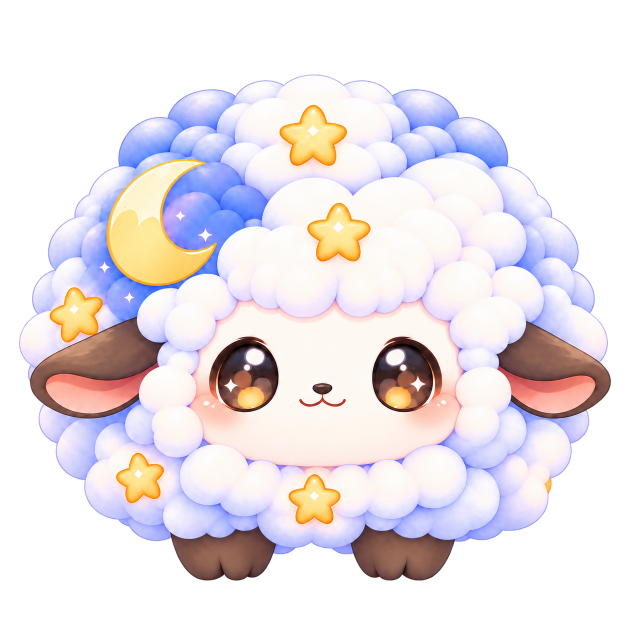
#> input picture assets/grimo/source/carol/approved-3d/carol_front.png, 1254 x 1254 px, found by its file name (shown at 1/2 size)
$ python carol-hero-experience-evidence-v001.py ../../assets/grimo/source/carol/approved-3d
#> lines starting #> are read from the running program, lines starting #| are printed output that depends on the picture
"""Compose the six rendered probe beats and 5-second review video."""
from pathlib import Path
from PIL import Image, ImageDraw, ImageFont
import subprocess
import sys

root = Path(sys.argv[1])
folder = root / 'docs/production/carol/evidence/hero-experience-probe-v001'
authority = root / 'assets/grimo/source/carol/approved-3d/carol_front.png'
comparison = Image.new('RGB',(1440,800),'#f7f6fb')
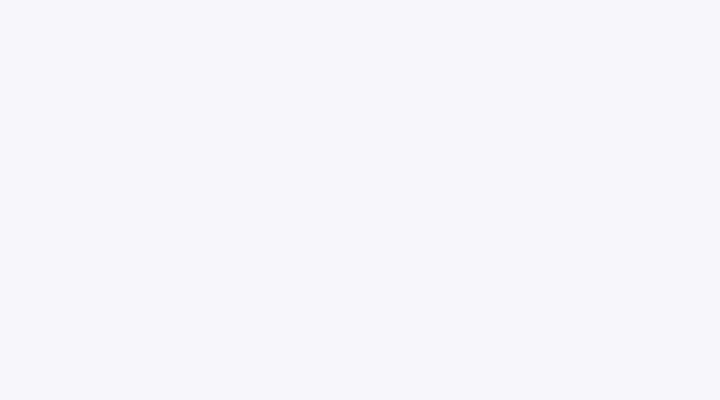
#> comparison: PIL image 1440x800 RGB (shown at 1/2 size); mean R, G, B 247, 246, 251
cdraw = ImageDraw.Draw(comparison)
cmp_font = ImageFont.truetype('C:/Windows/Fonts/segoeui.ttf',27)
for i,(label,file) in enumerate([('Approved Normal Front',authority),('Attempt 2 / fixed Hero neutral',folder/'hero-neutral.png')]):
    source = Image.open(file).convert('RGBA')
#> source is the input picture: PIL image 1254x1254 RGBA; mean R, G, B, A 127.3, 120.1, 125, 146.1
    source.thumbnail((680,690))  # Uniform scaling only; authority aspect is preserved.
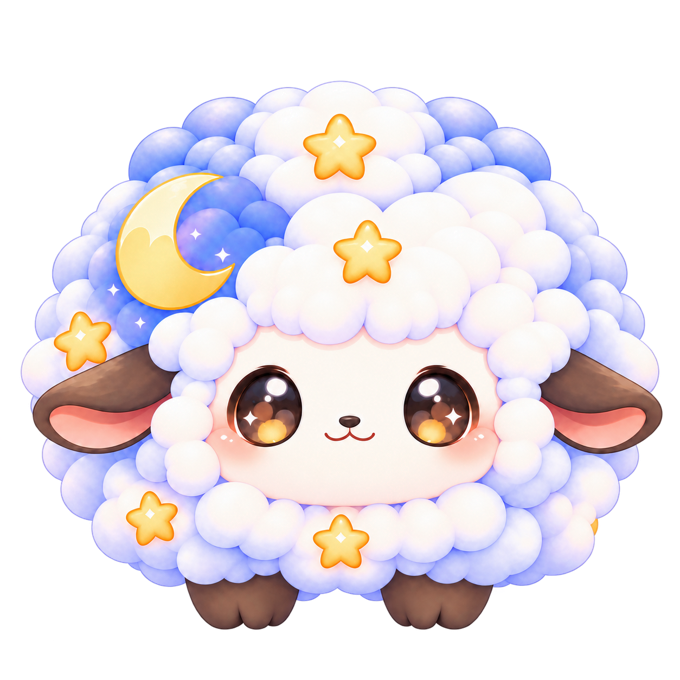
#> source: PIL image 680x680 RGBA; mean R, G, B, A 126.4, 119.3, 124.1, 146.1; transparent parts drawn white
    tile = Image.new('RGBA',source.size,'white')
#> tile: PIL image 680x680 RGBA; every value is 255
    tile.alpha_composite(source)
    x = i*720 + (720-source.width)//2
#> x = 20
    y = 64 + (700-source.height)//2
#> y = 74
    comparison.paste(tile.convert('RGB'),(x,y))
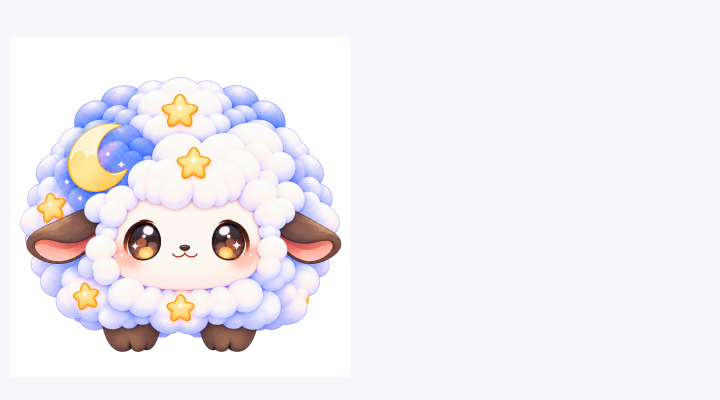
#> comparison: PIL image 1440x800 RGB (shown at 1/2 size); mean R, G, B 241.5, 238.1, 242.9
#> (the run stopped early here; a loop or call above may not have finished)
